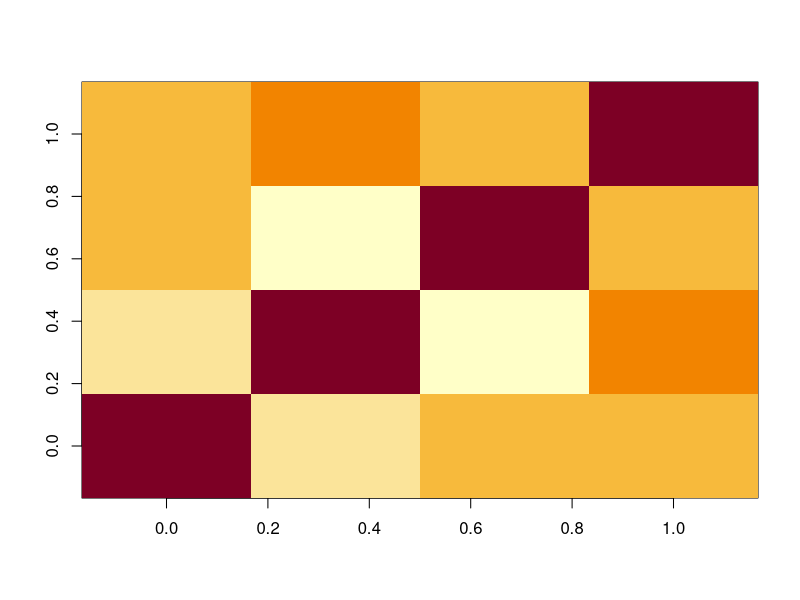

This chart was generated by the following R code:
# pcorr_year ->  Correlation for ages within a year
# pcorr_age ->  Correlation for years within an age
make_precision <-
function( n_a,
          n_t,
          pcorr_age,
          pcorr_year,
          pcorr_cohort,
          var_value= 1,
          Var_Type,
          what = "Q" ){
  
  library(here)
  library(Matrix)
  library(mvtnorm)
  library(tidyverse)

  index = expand.grid( "age"=seq_len(n_a), "year"=seq_len(n_t) )

  i = j = x = NULL
  for( n in 1:nrow(index) ){
    age = index[n,'age']
    year = index[n,'year']
    if( age>1 ){
      i = c( i, n )
      j = c( j, which(index[,'age']==(age-1) & index[,'year']==year) )
      x = c(x, pcorr_year)
    }
    if( year>1 ){
      i = c( i, n )
      j = c( j, which(index[,'age']==age & index[,'year']==(year-1)) )
      x = c(x, pcorr_age)
    }
    if( age>1 & year>1 ){
      i = c( i, n )
      j = c( j, which(index[,'age']==(age-1) & index[,'year']==(year-1)) )
      x = c(x, pcorr_cohort)
    }
  }

  #marg_pcorr_cohort = pcorr_cohort + 2*pcorr_age*pcorr_year
  #condvar = (1 - pcorr_age^2 - pcorr_year^2 - marg_pcorr_cohort^2) * var_value
  # condvar = (1 - pcorr_age^2 - pcorr_year^2 - pcorr_cohort^2) * var_value
  #d = NULL
  #for( n in 1:nrow(index) ){
  #  age = index[n,'age']
  #  year = index[n,'year']
  #  if( age==1 & year==1 ){
  #    d = c(d, var_value)
  #  }else if( age==1 & year>1 ){
  #    d = c(d, var_value* (1-pcorr_age^2))
  #  }else if( age>1 & year==1 ){
  #    d = c(d, var_value* (1-pcorr_year^2))
  #  }else{
  #    d = c(d, condvar)
  #  }
  #}

  # Assemble SAR precision
  B = sparseMatrix( i=i, j=j, x=x, dims=rep(n_a*n_t,2) )
  I = sparseMatrix( i=seq_len(n_a*n_t), j=seq_len(n_a*n_t), x=rep(1,n_a*n_t) )
  L = solve(I-B)
  
  # Solve Omega recursively for stationary variance
  if(Var_Type == "Marginal") {
    d = rep(NA, nrow(index))
    for( n in 1:nrow(index) ){
      if(n==1){
        d[n] = var_value
      }else{
        cumvar = sum(L[n,seq_len(n-1)] * d[seq_len(n-1)] * L[n,seq_len(n-1)])
        d[n] = (var_value-cumvar) / L[n,n]^2
      }
    }
    if(any(d<0)) stop("Check d")
    Omega = sparseMatrix( i=seq_len(n_a*n_t), j=seq_len(n_a*n_t), x=d, dims=rep(n_a*n_t,2) )
  }
  
  if(Var_Type == "Conditional") {
    d = var_value
    Omega = sparseMatrix( i=seq_len(n_a*n_t), j=seq_len(n_a*n_t), x=d^2, dims=rep(n_a*n_t,2) )
  }

  Omega_inv = sparseMatrix( i=seq_len(n_a*n_t), j=seq_len(n_a*n_t), x=1/d, dims=rep(n_a*n_t,2) )

  # Eq. 2 from Ver Hoef et al. 2018 "On the relationship between conditional (CAR) and simultaneous (SAR) autoregressive models"
  #Q = tcrossprod(I-t(B))
  #Q = (I-t(B)) %*% (I-B)
  Q = (I-t(B)) %*% Omega_inv %*% (I-B)
  Var = L %*% Omega %*% t(L)

  if(what=="Q") return(Q)
  if(what=="Var") return(Var)
  if(what=="Omega") return(Omega)
  if(what=="dmat") return(matrix(d,nrow=n_a,ncol=n_t))
}

# Explore
n_a = 2
n_t = 2
pcorr_age = 0.5
pcorr_year = 0.3
pcorr_cohort = 0.2
# # #marg_var = condvar / (1 - pcorr_age^2 - pcorr_year^2 - pcorr_cohort^2)
var_value= 0.01
# # var_value* (1 - pcorr_age^2 - pcorr_year^2)
# 
Q = make_precision(n_a, n_t, pcorr_age, pcorr_year, pcorr_cohort, var_value,
                   Var_Type = "Marginal")
V = solve( Q )
Vdense = as.matrix(V)
image(Vdense)

# 
# # Visualize
Y_at = matrix( rmvnorm(n=1, mean=rep(0,n_a*n_t), sigma=Vdense), nrow=n_a, ncol=n_t )
# image( y=seq_len(n_a), x=seq_len(n_t), z=t(Y_at), xlab="Year", ylab="Age" )
